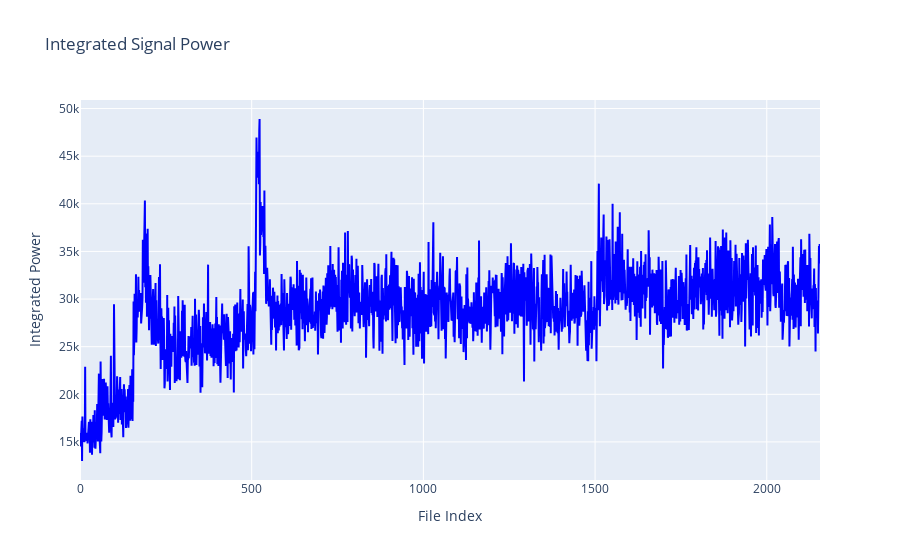

Notebook source saved alongside this figure:
### Code cell
import os
import pandas as pd
import numpy as np
import plotly.graph_objects as go
from scipy.fft import fft, fftfreq
from scipy.signal import hamming

dataset_path = dataset_path_1st
integration_array = []

for filename in os.listdir(dataset_path):
    df_raw_signal = pd.read_csv(os.path.join(dataset_path, filename), sep='\t', header=0, names=['B1_x', 'B1_y', 'B2_x', 'B2_y', 'B3_x', 'B3_y', 'B4_x', 'B4_y'])
    signal1 = df_raw_signal.B1_y.values
    signal1 = signal1 - np.mean(signal1)
    
    N = len(signal1)
    T = 1 / N
    w = hamming(N)
    yf1 = fft(signal1*w)
    yf1_abs_sq = np.abs(yf1)**2
    
    integrated_s1 = sum(yf1_abs_sq[83:500])
    integration_array.append(integrated_s1)

# Plot using Plotly
fig = go.Figure()
fig.add_trace(go.Scatter(x=list(range(len(integration_array))), y=integration_array, mode='lines', line=dict(color='blue')))
fig.update_layout(title='Integrated Signal Power',
                  xaxis_title='File Index',
                  yaxis_title='Integrated Power',
                  legend=dict(title='Legend', traceorder='reversed'))
fig.show()

### Figure 1 — Plotly figure (JSON) as saved in the notebook; plotly's stock layout.template omitted (floating-point values rounded to 4 significant figures; data arrays with more than 128 entries replaced by an {"elided": "..."} marker saying what was removed)
{"data": [{"line": {"color": "blue"}, "mode": "lines", "x": {"elided": "2156 int values"}, "y": {"elided": "2156 float values"}, "type": "scatter"}], "layout": {"legend": {"title": {"text": "Legend"}, "traceorder": "reversed"}, "title": {"text": "Integrated Signal Power"}, "xaxis": {"title": {"text": "File Index"}}, "yaxis": {"title": {"text": "Integrated Power"}}}}
